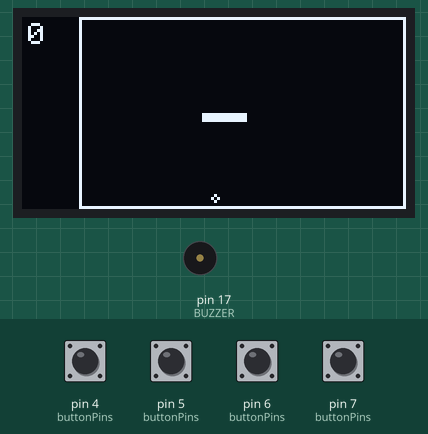
This sketch was run on a simulated Arduino Uno, built with avr-gcc and run on an emulated ATmega328P. On the bench: 128×64 one-colour display, buzzer (waves = sounding). Inputs (shaded band) come from the test bench; at power-on: pin 4 (buttonPins), pin 5 (buttonPins), pin 6 (buttonPins), pin 7 (buttonPins) HIGH. Random numbers use the default seed unless the sketch sets one.

Above: at 1.2 s.
1.3 s: pin 4 (buttonPins) pulled LOW for 0.15 s
At 1.8 s:
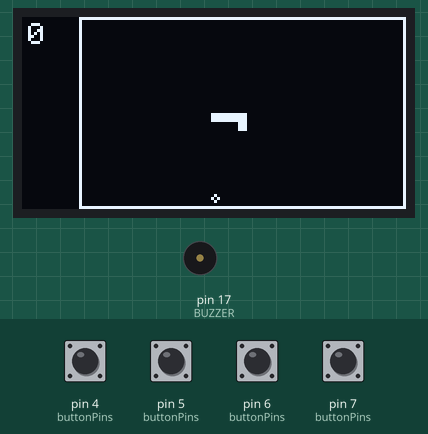
4.4 s: pin 5 (buttonPins) pulled LOW for 0.15 s
At 4.74 s:
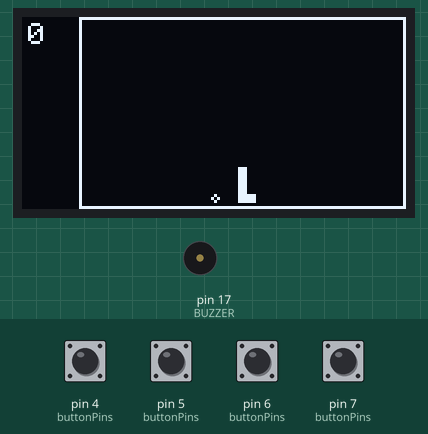
6.0 s: pin 4 (buttonPins) pulled LOW for 1 s
At 8.4 s:
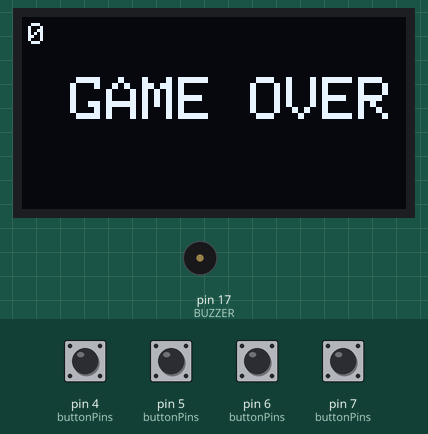
8.7 s: pin 6 (buttonPins) pulled LOW for 0.15 s
At 10.4 s:
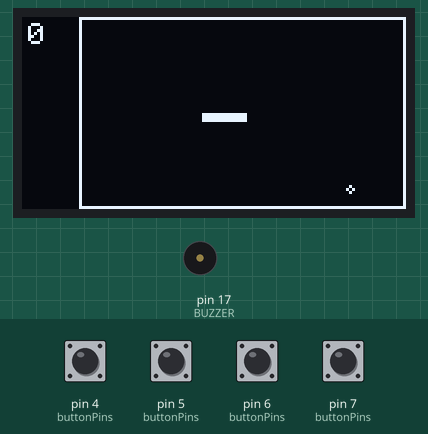
10.7 s: pin 7 (buttonPins) pulled LOW for 0.15 s
At 11.2 s:
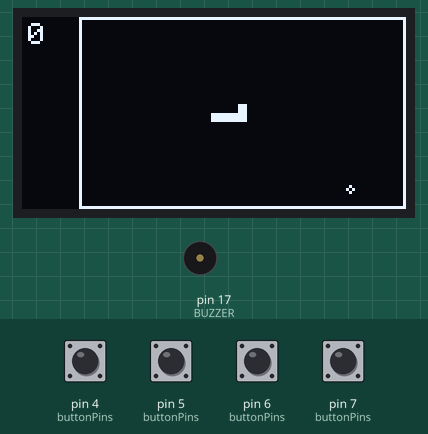
12.5 s: pin 5 (buttonPins) pulled LOW for 1 s
At 12.83 s:
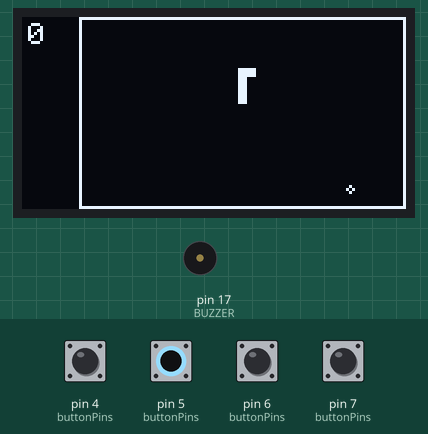
Timing chart, 0 to 15.5 s (numbered marks = the images above; inputs shaded):
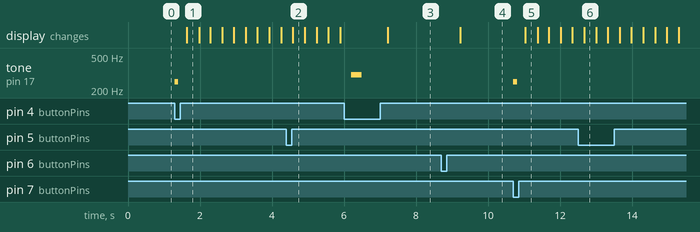

Measured:
- after the input at 1.3 s, tone on pin 17 (BUZZER): silent → 250 Hz at once, → silent 0.10 s later; the display: changes after 0.33 s (image 1)
- after the input at 6.0 s, tone on pin 17 (BUZZER): silent → 300 Hz after 0.20 s, → silent 0.30 s later
- after the input at 8.7 s, the display: changes after 0.53 s (image 4)
- after the input at 10.7 s, tone on pin 17 (BUZZER): silent → 250 Hz at once, → silent 0.10 s later; the display: changes after 0.33 s (image 5)

The sketch:

snake_game.ino
```cpp
/*
  Snake Game

  Jogo da cobrinha com contador de pontos

  Baseado em: https://wokwi.com/projects/296135008348799496
  Autor: Fabio Souza
  Data: 30/08/2023
*/

//mapeamento de pinos da Franzininho WiFi LAB01
#define LED_VERMELHO 14   // Pino do LED Vermelho
#define LED_VERDE 13      // Pino do LED Verde
#define LED_AZUL 12       // Pino do LED Azul
#define BOTAO_1 7         // Pino do Botão 1
#define BOTAO_2 6         // Pino do Botão 2
#define BOTAO_3 5         // Pino do Botão 3
#define BOTAO_4 4         // Pino do Botão 4
#define BOTAO_5 3         // Pino do Botão 5
#define BOTAO_6 2         // Pino do Botão 6
#define BUZZER 17         // Pino do Buzzer
#define DHT11 15          // Pino do DHT11
#define LDR 1             // Pino do LDR
#define OLED_SDA 8        // Pino SDA do OLED
#define OLED_SCL 9        // Pino SCL do OLED

//mapeamento de botões
#define BT_UP BOTAO_1     // Botão UP - botão 1
#define BT_DOWN BOTAO_4   // Botão DOWN - botão 4
#define BT_LEFT BOTAO_2   // Botão LEFT - botão 2
#define BT_RIGHT BOTAO_3  // Botão RIGHT - botão 3
#define BT_A BOTAO_6      // Botão A - botão 6
#define BT_B BOTAO_5      // Botão B - botão 5

//bibliotecas para o display OLED
#include <Wire.h>
#include <Adafruit_GFX.h>
#include <Adafruit_SSD1306.h>

//configurações do display OLED
#define SCREEN_WIDTH        128 // Largura da tela OLED, em pixels
#define SCREEN_HEIGHT        64 // altura da tela OLED, em pixels
#define OLED_RESET            -1 // Pino de reset do display, -1 se não houver
Adafruit_SSD1306 display(SCREEN_WIDTH, SCREEN_HEIGHT, &Wire, OLED_RESET);  // Inicia Display OLED

//vetor com os pinos dos botões
const byte buttonPins[] = {BT_LEFT, BT_UP, BT_RIGHT, BT_DOWN}; // LEFT, UP, RIGHT, DOWN

//configurações do jogo
#define SNAKE_PIECE_SIZE     3        // Tamanho de cada pedaço da cobra
#define MAX_SANKE_LENGTH   165        // Tamanho máximo da cobra
#define MAP_SIZE_X          35        // Tamanho do mapa em X
#define MAP_SIZE_Y          20        // Tamanho do mapa em Y
#define STARTING_SNAKE_SIZE  5        // Tamanho inicial da cobra
#define SNAKE_MOVE_DELAY    30        // Tempo de movimento da cobra

//enumerações para os estados do jogo e direções
typedef enum {      // Estados do jogo
  START,            // Início
  RUNNING,          // Rodando
  GAMEOVER          // Game Over
} State;            // Tipo de dado State
typedef enum {      // Direções
    LEFT,           // Esquerda
    UP,             // Cima
    RIGHT,          // Direita
    DOWN            // Baixo
} Direction;        // Tipo de dado Direction

State gameState;                  // Variável que guarda o estado atual do jogo
Direction dir;                      // Direção atual da cobra
Direction newDir;                   // Direção que a cobra irá seguir no próximo movimento

int8_t snake[MAX_SANKE_LENGTH][2];  // Vetor que guarda as posições da cobra
uint8_t snake_length;               // Tamanho da cobra
int8_t fruit[2];                    // Posição da fruta
int moveTime = 0;                   // Variável para contar o tempo de movimento da cobra


/*
  Função setup - Executada apenas uma vez nio início
  Responsável por configurar os pinos, o display e iniciar o jogo
*/
void setup() {
  Serial.begin(9600);                                 // Inicia a comunicação serial

  if(!display.begin(SSD1306_SWITCHCAPVCC, 0x3C)) {    // Inicia o display OLED
    Serial.println(F("SSD1306 allocation failed"));   // Se falhar, mostra mensagem de erro
    for(;;);                                          // Trava o programa
  }

  for (byte i = 0; i < sizeof(buttonPins)/sizeof(buttonPins[0]); i++) { // Configura os pinos dos botões
    pinMode(buttonPins[i], INPUT_PULLUP);                               // Configura o pino como entrada com pullup interno ativado
  }

  pinMode(BUZZER, OUTPUT);                                              // Configura o pino do buzzer como saída
  randomSeed(analogRead(A0));                                           // Inicia o gerador de números aleatórios
  setupGame();                                                          // Inicia o jogo
}

void loop() {

  switch(gameState) {                           // Verifica o estado atual do jogo
    case START:                                 // Se for START
      if(buttonPress())
      {
        gameState = RUNNING;    // Se algum botão for pressionado, muda o estado para RUNNING
        initSound();
      }
      break;

    case RUNNING:                               // Se for RUNNING
      moveTime++;                               // Incrementa o tempo de movimento
      readDirection();                          // Lê a direção
      if(moveTime >= SNAKE_MOVE_DELAY) {        // Se o tempo de movimento for maior que o tempo de movimento da cobra
        dir = newDir;                           // Muda a direção da cobra
        display.clearDisplay();                 // Limpa o display
        if(moveSnake()) {                       // Move a cobra, se houver colisão
          gameState = GAMEOVER;                 // Muda o estado para GAMEOVER
          drawGameover();                       // Desenha a mensagem de GAMEOVER
          gameoverSound();                      //som de game over
          delay(1000);                          // Espera 1 segundo
        }
        else{
        drawMap();                              // Desenha o mapa
        drawScore();                            // Desenha a pontuação
        }
        display.display();                      // Mostra o que foi desenhado no display
        checkFruit();                           // Verifica se a cobra comeu a fruta
        moveTime = 0;                           // Reseta o tempo de movimento
      }
      break;

    case GAMEOVER:                              // Se for GAMEOVER
      if(buttonPress()) {                       // Se algum botão for pressionado
        delay(500);                             // Espera 500ms
        setupGame();                            // Inicia o jogo
      }
      break;
  }
  delay(10);                                    // Espera 10ms
}


/*
Função para configurar o jogo
*/
void setupGame() {
  gameState = START;        // Inicia o jogo no estado START
  dir = RIGHT;              // Inicia a direção da cobra para a direita
  newDir = RIGHT;           // Inicia a direção que a cobra irá seguir no próximo movimento para a direita
  resetSnake();             // Reseta a cobra
  generateFruit();          // Gera a fruta
  display.clearDisplay();   // Limpa o display
  drawMap();                // Desenha o mapa
  drawScore();              // Desenha a pontuação
  drawPressToStart();       // Desenha a mensagem de pressione para iniciar
  display.display();        // Mostra o que foi desenhado no display
}

/*
Função para resetar a cobra
*/
void resetSnake() {
  snake_length = STARTING_SNAKE_SIZE;         // Inicia o tamanho da cobra
  for(int i = 0; i < snake_length; i++) {     // Para cada pedaço da cobra
    snake[i][0] = MAP_SIZE_X / 2 - i;         // Inicia a posição X
    snake[i][1] = MAP_SIZE_Y / 2;             // Inicia a posição Y
  }
}

/*
Função para verificar se algum botão foi pressionado
argumentos: nenhum
retorno: true se algum botão foi pressionado, false caso contrário
*/
bool buttonPress() {                        // Verifica se algum botão foi pressionado
  for (byte i = 0; i < 4; i++) {            // Para cada botão
    byte buttonPin = buttonPins[i];         // Pega o pino do botão
    if (digitalRead(buttonPin) == LOW) {    // Se o botão estiver pressionado
      return true;                          // Retorna true
    }
  }
  return false;                             // Retorna false
}
/*
Função para ler a direção
argumentos: nenhum
retorno: nenhum
*/
void readDirection() {                                              // Lê a direção
  for (byte i = 0; i < 4; i++) {                                    // Para cada botão
    byte buttonPin = buttonPins[i];                                 // Pega o pino do botão
    if (digitalRead(buttonPin) == LOW && i != ((int)dir + 2) % 4) {  // Se o botão estiver pressionado e não for o oposto da direção atual
      newDir = (Direction)i;                                          // Muda a direção
      return;                                                         // Retorna
    }
  }
}
/*
Função para mover a cobra
argumentos: nenhum
retorno: true se houver colisão, false caso contrário
*/
bool moveSnake() {
  int8_t x = snake[0][0];     // Pega a posição X da cabeça da cobra
  int8_t y = snake[0][1];     // Pega a posição Y da cabeça da cobra

  switch(dir) {               // Verifica a direção
    case LEFT:                // Se for LEFT
      x -= 1;                 // Decrementa a posição X
      break;                  // Sai do switch
    case UP:                  // Se for UP
      y -= 1;                 // Decrementa a posição Y
      break;                  // Sai do switch
    case RIGHT:               // Se for RIGHT
      x += 1;                 // Incrementa a posição X
      break;                  // Sai do switch
    case DOWN:                // Se for DOWN
      y += 1;                 // Incrementa a posição Y
      break;                  // Sai do switch
  }

  if(collisionCheck(x, y))    // Verifica se houve colisão
    return true;              // Retorna true - houve colisão

  for(int i = snake_length - 1; i > 0; i--) {   // Para cada pedaço da cobra
    snake[i][0] = snake[i - 1][0];              // Move o pedaço da cobra
    snake[i][1] = snake[i - 1][1];              // Move o pedaço da cobra
  }

  snake[0][0] = x;                    // Move a cabeça da cobra
  snake[0][1] = y;                    // Move a cabeça da cobra
  return false;                       // Retorna false - não houve colisão
}

/*
Função para verificar se a cobra comeu a fruta
argumentos: nenhum
retorno: nenhum
*/
void checkFruit() {
  if(fruit[0] == snake[0][0] && fruit[1] == snake[0][1])    // Se a cobra comeu a fruta
  {
    if(snake_length + 1 <= MAX_SANKE_LENGTH){               // Se o tamanho da cobra for menor que o tamanho máximo
      snake_length++;                                       // Incrementa o tamanho da cobra
      fruitSound();                                         // Som quando comer fruta
    }
    generateFruit();                                        // Gera uma nova fruta
  }
}

/*
Função para gerar uma nova fruta
*/
void generateFruit() {
  bool b = false;                                             // Variável para verificar se a fruta está em cima da cobra
  do {                                                        // Repete enquanto a fruta estiver em cima da cobra
    b = false;                                                // Reseta a variável
    fruit[0] = random(0, MAP_SIZE_X);                         // Gera uma posição X aleatória
    fruit[1] = random(0, MAP_SIZE_Y);                         // Gera uma posição Y aleatória
    for(int i = 0; i < snake_length; i++) {                       // Para cada pedaço da cobra
      if(fruit[0] == snake[i][0] && fruit[1] == snake[i][1]) {    // Se a fruta estiver em cima da cobra
        b = true;                                                 // Muda a variável para true
        continue;                                                 // Continua o loop
      }
    }
  } while(b);                                                     // Repete enquanto a fruta estiver em cima da cobra
}
/*
Função para verificar se houve colisão
argumentos: posição X e Y
retorno: true se houve colisão, false caso contrário
*/
bool collisionCheck(int8_t x, int8_t y) {
  for(int i = 1; i < snake_length; i++) {                               // Para cada pedaço da cobra
    if(x == snake[i][0] && y == snake[i][1]) return true;               // Se houver colisão com a posição, retorna true
  }
  if(x < 0 || y < 0 || x >= MAP_SIZE_X || y >= MAP_SIZE_Y) return true; // Se posicionar fora do mapa, retorna true
  return false;                                                         // Se não houver colisão, retorna false
}
/*
Função para desenhar o mapa
*/
void drawMap() {
  int offsetMapX = SCREEN_WIDTH - SNAKE_PIECE_SIZE * MAP_SIZE_X - 2;
  int offsetMapY = 2;

  display.drawRect(fruit[0] * SNAKE_PIECE_SIZE + offsetMapX, fruit[1] * SNAKE_PIECE_SIZE + offsetMapY, SNAKE_PIECE_SIZE, SNAKE_PIECE_SIZE, SSD1306_INVERSE);
  display.drawRect(offsetMapX - 2, 0, SNAKE_PIECE_SIZE * MAP_SIZE_X + 4, SNAKE_PIECE_SIZE * MAP_SIZE_Y + 4, SSD1306_WHITE);
  for(int i = 0; i < snake_length; i++) {
    display.fillRect(snake[i][0] * SNAKE_PIECE_SIZE + offsetMapX, snake[i][1] * SNAKE_PIECE_SIZE + offsetMapY, SNAKE_PIECE_SIZE, SNAKE_PIECE_SIZE, SSD1306_WHITE);
  }
}

/*
Função para desenhar a pontuação
*/
void drawScore() {
  display.setTextSize(1);
  display.setTextColor(SSD1306_WHITE);
  display.setCursor(2,2);
  display.println(snake_length - STARTING_SNAKE_SIZE);
}

void drawPressToStart() {
  display.setTextSize(1);
  display.setTextColor(SSD1306_WHITE);
  display.setCursor(2,20);
  //display.print(F("Press a\n button to\n start the\n game!"));
}

/*
Função para desenhar a mensagem de GAMEOVER
*/
void drawGameover() {
  display.setCursor(2,2);
  display.println(snake_length - STARTING_SNAKE_SIZE);
  display.setTextSize(2);
  display.setTextColor(SSD1306_WHITE);
  display.setCursor(16,20);
  display.println(F("GAME OVER"));
}


/*
Função para gerar um beep no buzzer
*/
void beep(){
  tone(BUZZER, 440,50);       // Liga o buzzer por 50 ms
}

/*
 * Função para gerar som inicial
 */
 void initSound()
 {
  tone(BUZZER, 280, 150);
  tone(BUZZER, 250, 100);
 }

/*
 * Função para gerar som de gameover*
 */
 void gameoverSound(){
  tone(BUZZER, 200, 300);
  tone(BUZZER, 250, 200);
  tone(BUZZER, 300, 300);
 }

/*
 * Função para gerar som quando comer fruta
 */
 void fruitSound(){
  tone(BUZZER,988,100);
  tone(BUZZER,1319,200);
 }
```
